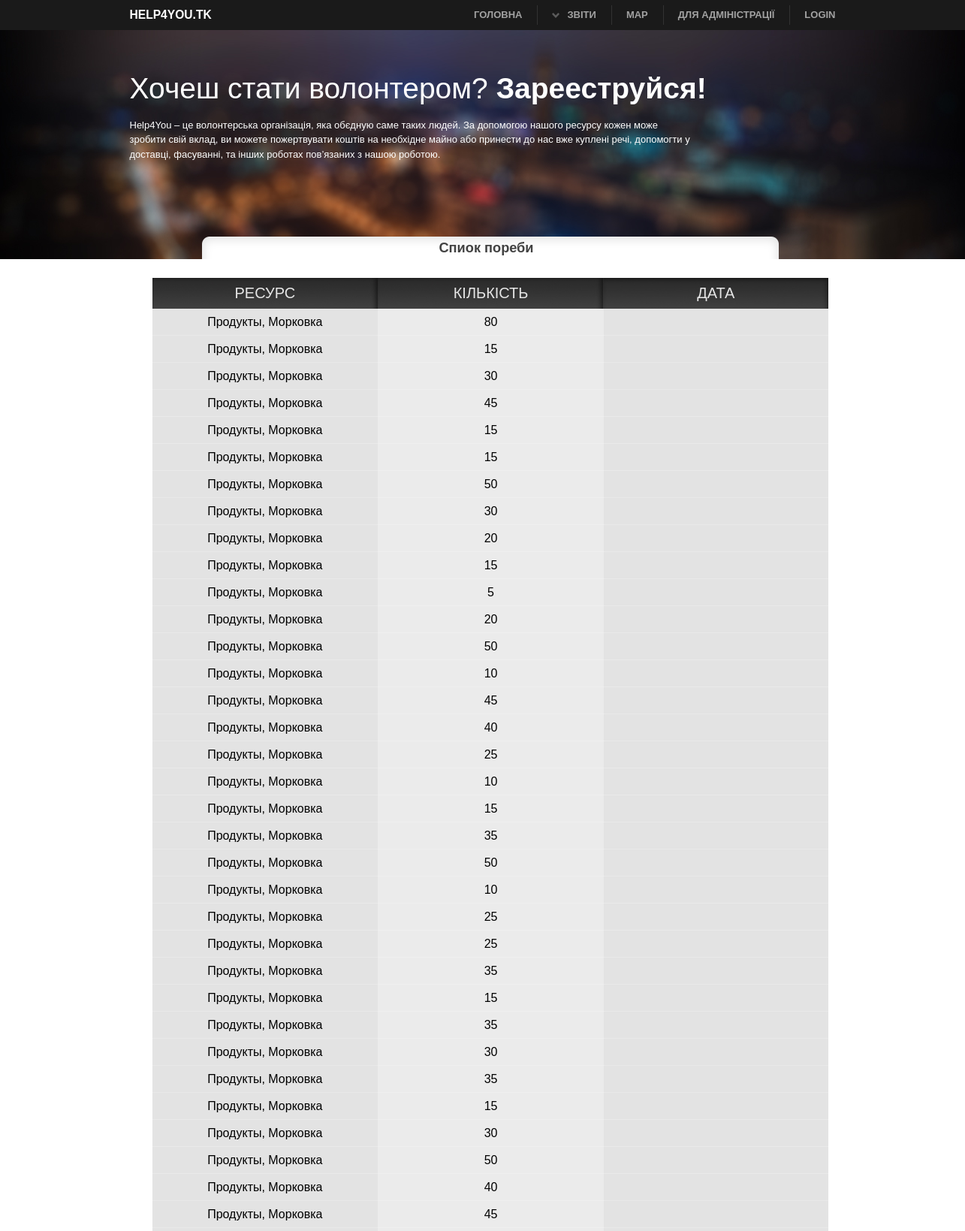
/need/ (upper part), run on the app's committed database.
### main/models.py (models this page shows, shortened)
class Need(models.Model):
    resource = models.ForeignKey('Resource',verbose_name=u'Потрібний ресурс')
    amount = models.IntegerField(verbose_name=u'Кількість ресурсу')
    order = models.ForeignKey('Order', verbose_name=u'Замовлення', null=True)
    finished = models.BooleanField(default=False, null=False)
    priority = models.IntegerField(verbose_name=u'Пріорітет', null=True)
    date_recomended = models.DateField(verbose_name=u'Дата рекомендованої доставки', null=True)
    class Meta:
        verbose_name_plural = u'Потреба'

class Resource(models.Model):
    category_resource = models.ForeignKey('CategoryResource',verbose_name=u'Категорія ресурса')
    name = models.CharField(max_length=30,verbose_name=u'Назва ресурсу')
    unit_of_mesure = models.CharField(max_length=30,verbose_name=u'Одиниця вимірювання')
    volume_of_one_unit = models.FloatField(verbose_name=u'Об"єм однієї одиниці')
    price_one_unit = models.IntegerField(verbose_name=u'Ціна однієї одиниці')
    class Meta:
        verbose_name_plural = u'Ресурси'
    def __unicode__(self):
        return u"%s, %s" % (self.category_resource.category, self.name)

class CategoryResource(models.Model):
    category = models.CharField(max_length=50, verbose_name=u'Категорія')
    class Meta:
        verbose_name_plural = u'Категорії ресурсів'

### main/views.py (the view)
# urls.py: url(r'^need/$',NeedListView.as_view(), name='list_need'),
class NeedListView(ListView):
    template_name = 'list_need.html'
    model = Need
    context_object_name = 'Needs'

### main/templates/list_need.html
{% extends 'base.html' %}
{% block title %}
     <h3 class="title_list">Спиок пореби</h3>
{% endblock %}
{% block content %}
 <div id="list_table">
  <table border="0">
    <tr>
        <td class="top_left">РЕСУРС</td>
        <td class="top_cen" >КІЛЬКІСТЬ</td>
        <td class="top_right" >ДАТА</td>
    </tr>
    {% for need in Needs %}
        <tr class="list_tr">
        <td class="cell"> {{ need.resource }}</td>
        <td class="cell_c">{{ need.amount }}</td>
        <td class="cell">{{ need.data_recomended }}</td>
    </tr>
    {% endfor %}
  </table>
    </div>
{% endblock %}

### main/static/main.css (style rules this page uses)
html { background: #ffffff }
body { color:#727272; font:normal 13px "Helvetice Neue",Arial,Tahoma,Verdana; }
h1, h2, h3, h4 { line-height:1.2em; margin-bottom:15px; font-weight:bold; }
h3, h4 { font-size:1.4em; color:#424242; text-shadow:1px 1px 1px #fff; margin-bottom:10px; }
h3 { -webkit-margin-before: 0em; -webkit-margin-after: 0em; -webkit-margin-start: 0px; -webkit-margin-end: 0px; text-shadow:0px 0px 0px #fff; }
.list_tr { border-bottom: 1px solid #2b2b2b; }
#list_table table { width: 900px; margin-left: 30px; margin-top: 15px; }
table { border-spacing:0px; }
.top_left { width: 302px; height: 41px; color: #e5e5e5; background: url("img/top_cen.jpg") repeat-x; text-align: center; font:normal 20px "Helvetice Neue",Arial,Tahoma,Verdana; border-spacing: 0px; }
.top_cen { width: 302px; height: 41px; color: #e5e5e5; background: url("img/top_cen.jpg") repeat-x; text-align: center; font:normal 20px "Helvetice Neue",Arial,Tahoma,Verdana; border-spacing: 0px; }
.top_right { width: 300px; height: 41px; color: #e5e5e5; background: url("img/top_right.jpg") repeat-x; text-align: center; font:normal 20px "Helvetice Neue",Arial,Tahoma,Verdana; }
.cell { width: 300px; height: 36px; background: url("img/cell.gif") repeat-x; text-align: center; font:normal 16px "Helvetice Neue",Arial,Tahoma,Verdana; }
.cell_c { width: 300px; height: 36px; background: url("img/cell_c.gif") repeat-x; text-align: center; font:normal 16px "Helvetice Neue",Arial,Tahoma,Verdana; }
.title_list { margin-left:210px; padding-right: 200px; background: url("img/h.png") no-repeat; padding-top: 5px; padding-bottom: 5px; text-align: center; }

### main/static/print.css (style rules this page uses)
* { background:none !important; }
body { color:#000; font:normal 12px Arial,sans-serif; padding-top:0; }
h1, h2, h3, h4, h5 { margin:0 0 10px 0; color:#000; }
h3 { font-size:1.2em; margin-bottom:20px; }

### data on the page
Need: resource "Продукты, Морковка", amount "80"
Need: resource "Продукты, Морковка", amount "15"
Need: resource "Продукты, Морковка", amount "30"
Need: resource "Продукты, Морковка", amount "45"
Need: resource "Продукты, Морковка", amount "15"
Need: resource "Продукты, Морковка", amount "15"
Need: resource "Продукты, Морковка", amount "50"
Need: resource "Продукты, Морковка", amount "30"
Need: resource "Продукты, Морковка", amount "20"
Need: resource "Продукты, Морковка", amount "15"
Need: resource "Продукты, Морковка", amount "5"
Need: resource "Продукты, Морковка", amount "20"
Need: resource "Продукты, Морковка", amount "50"
Need: resource "Продукты, Морковка", amount "10"
Need: resource "Продукты, Морковка", amount "45"
Need: resource "Продукты, Морковка", amount "40"
Need: resource "Продукты, Морковка", amount "25"
Need: resource "Продукты, Морковка", amount "10"
Need: resource "Продукты, Морковка", amount "15"
Need: resource "Продукты, Морковка", amount "35"
Need: resource "Продукты, Морковка", amount "50"
Need: resource "Продукты, Морковка", amount "10"
Need: resource "Продукты, Морковка", amount "25"
Need: resource "Продукты, Морковка", amount "25"
Need: resource "Продукты, Морковка", amount "35"
Need: resource "Продукты, Морковка", amount "15"
Need: resource "Продукты, Морковка", amount "35"
Need: resource "Продукты, Морковка", amount "30"
Need: resource "Продукты, Морковка", amount "35"
Need: resource "Продукты, Морковка", amount "15"
Need: resource "Продукты, Морковка", amount "30"
Need: resource "Продукты, Морковка", amount "50"
Need: resource "Продукты, Морковка", amount "40"
Need: resource "Продукты, Морковка", amount "45"
